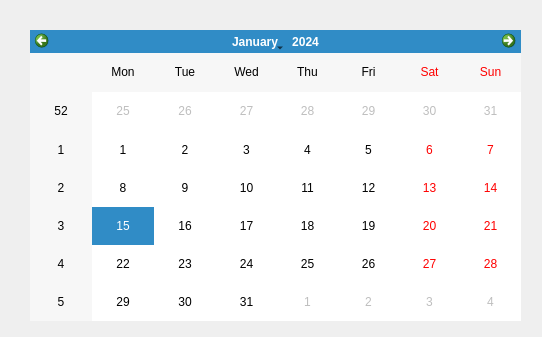
<?xml version="1.0" encoding="UTF-8"?>
<ui version="4.0">
 <class>Form</class>
 <widget class="QWidget" name="Form">
  <property name="geometry">
   <rect>
    <x>0</x>
    <y>0</y>
    <width>542</width>
    <height>337</height>
   </rect>
  </property>
  <property name="windowTitle">
   <string>Form</string>
  </property>
  <widget class="QCalendarWidget" name="calendarWidget">
   <property name="geometry">
    <rect>
     <x>30</x>
     <y>30</y>
     <width>491</width>
     <height>291</height>
    </rect>
   </property>
  </widget>
 </widget>
 <resources/>
 <connections/>
</ui>
